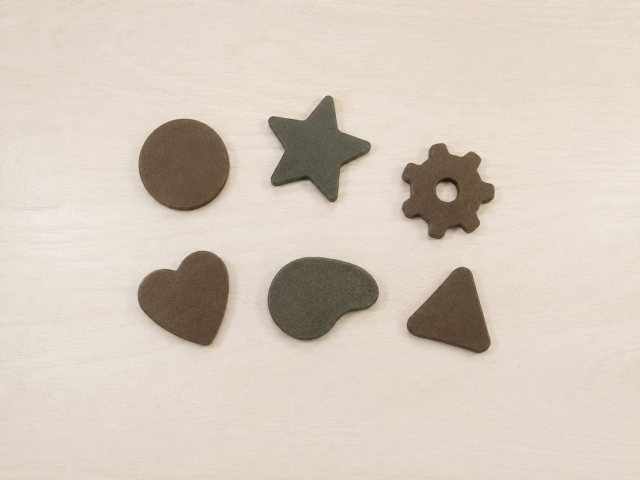
#> input picture Chapter06/objects.png, 640 x 480 px
$ python 06-01_threshold.py
#> lines starting #> are read from the running program, lines starting #| are printed output that depends on the picture; after the words box and inside, x2 and y2 are one past the last pixel; in counts of white or black regions, pixels touching at a corner belong together
import cv2

# グレースケールで読み込み
img = cv2.imread("objects.png", cv2.IMREAD_GRAYSCALE)
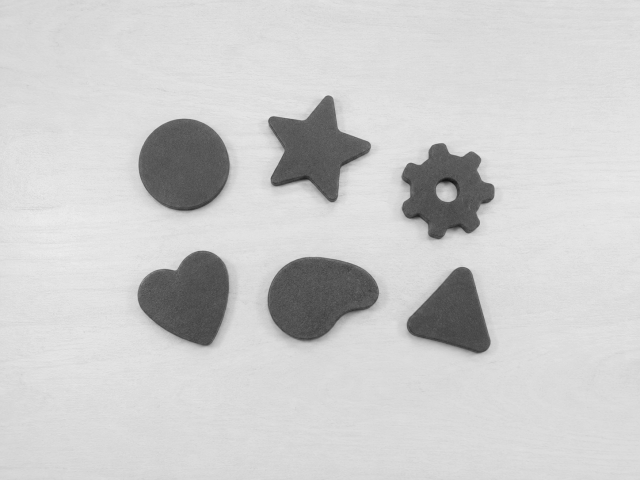
#> img: shape (480, 640); min 21, max 238, mean 204.5

# しきい値を127に固定して二値化
# ret: 実際に使用されたしきい値（固定の場合は127がそのまま返る）
# binary: 二値化後の画像
ret, binary = cv2.threshold(img, 127, 255, cv2.THRESH_BINARY)
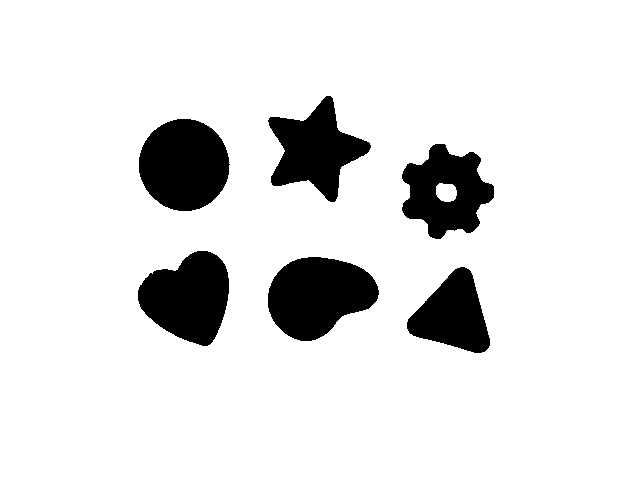
#> binary: shape (480, 640); 88.8% white; 6 black regions, box (x1, y1, x2, y2) and area: (268, 257, 379, 341) 6601, (139, 119, 230, 211) 6517, (138, 251, 229, 346) 6029, (268, 96, 371, 202) 5480, (402, 144, 494, 239) 5372, (407, 267, 490, 353) 4314

print(f"使用されたしきい値: {ret}")
cv2.imwrite("binary_127.png", binary)
